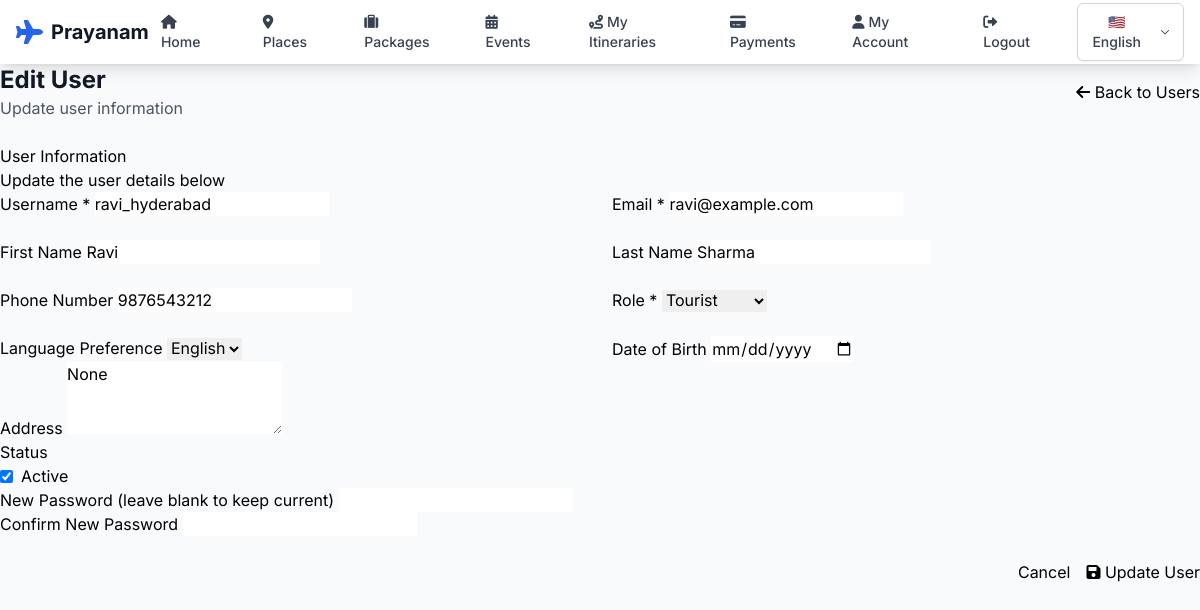
Screenshot of /admin-dashboard/users/14/edit/ (signed in) with the database file from the repository.
### accounts/models.py (models this page shows, shortened)
class User(AbstractUser):
    ROLE_CHOICES = [
        ('tourist', 'Tourist'),
        ('admin', 'Admin'),
    ]
    LANGUAGE_CHOICES = [
        ('en', 'English'),
        ('te', 'తెలుగు'),
        ('hi', 'हिन्दी'),
    ]
    role = models.CharField(max_length=10, choices=ROLE_CHOICES, default='tourist')
    language_preference = models.CharField(max_length=2, choices=LANGUAGE_CHOICES, default='en')
    phone = models.CharField(max_length=15, blank=True, null=True)
    address = models.TextField(blank=True, null=True)
    profile_picture = models.ImageField(upload_to='profile_pics/', blank=True, null=True)
    date_of_birth = models.DateField(blank=True, null=True)
    created_at = models.DateTimeField(auto_now_add=True)
    updated_at = models.DateTimeField(auto_now=True)
    @property
    def is_admin(self):
        return self.role == 'admin'

### admin_dashboard/views.py (the view)
    def wrapper(request, *args, **kwargs):
        if not request.user.is_authenticated or not request.user.is_admin:
            messages.error(request, 'Access denied. Admin privileges required.')
            return redirect('home')
        return view_func(request, *args, **kwargs)

### admin_dashboard/forms.py
class UserManagementForm(forms.ModelForm):
    class Meta:
        model = User
        fields = ['username', 'email', 'first_name', 'last_name', 'role', 'language_preference', 'phone', 'address', 'is_active']
        widgets = {
            'address': forms.Textarea(attrs={'rows': 3}),
        }

### admin_dashboard/views.py (called while the page is built)
def admin_required(view_func):
    def wrapper(request, *args, **kwargs):
        if not request.user.is_authenticated or not request.user.is_admin:
            messages.error(request, 'Access denied. Admin privileges required.')
            return redirect('home')
        return view_func(request, *args, **kwargs)
    return wrapper

### templates/admin_dashboard/edit_user.html (shortened to what this page needs)
{% extends 'admin_dashboard/base.html' %}
{% load static %}
{% block content %}
<div class="content">
    <div class="flex items-center justify-between mb-6">
        <div>
            <h1 class="text-2xl font-bold text-gray-900">Edit User</h1>
            <p class="text-gray-600">Update user information</p>
        </div>
        <a href="{% url 'admin_dashboard:user_management' %}" class="btn btn-outline">
            <i class="fas fa-arrow-left"></i>
            Back to Users
        </a>
    </div>
    <div class="card">
        <div class="card-header">
            <h3 class="card-title">User Information</h3>
            <p class="card-subtitle">Update the user details below</p>
        </div>
        <div class="card-body">
            <form method="post" data-ajax="true" action="{% url 'admin_dashboard:edit_user' user.id %}">
                <div class="grid grid-cols-1 md:grid-cols-2 gap-6">
                    <div class="form-group">
                        <label for="username" class="form-label">Username *</label>
                        <input type="text" id="username" name="username" class="form-input" value="{{ user.username }}" required>
                    </div>
                    <div class="form-group">
                        <label for="email" class="form-label">Email *</label>
                        <input type="email" id="email" name="email" class="form-input" value="{{ user.email }}" required>
                    </div>
                    <div class="form-group">
                        <label for="first_name" class="form-label">First Name</label>
                        <input type="text" id="first_name" name="first_name" class="form-input" value="{{ user.first_name }}">
                    </div>
                    <div class="form-group">
                        <label for="last_name" class="form-label">Last Name</label>
                        <input type="text" id="last_name" name="last_name" class="form-input" value="{{ user.last_name }}">
                    </div>
                    <div class="form-group">
                        <label for="phone" class="form-label">Phone Number</label>
                        <input type="tel" id="phone" name="phone" class="form-input" value="{{ user.phone }}">
                    </div>
                    <div class="form-group">
                        <label for="role" class="form-label">Role *</label>
                        <select id="role" name="role" class="form-select" required>
                            <option value="tourist" {% if user.role == 'tourist' %}selected{% endif %}>Tourist</option>
                        </select>
                    </div>
                    <div class="form-group">
                        <label for="language_preference" class="form-label">Language Preference</label>
                        <select id="language_preference" name="language_preference" class="form-select">
                            <option value="en" {% if user.language_preference == 'en' %}selected{% endif %}>English</option>
                        </select>
                    </div>
                    <div class="form-group">
                        <label for="date_of_birth" class="form-label">Date of Birth</label>
                        <input type="date" id="date_of_birth" name="date_of_birth" class="form-input" value="{{ user.date_of_birth|date:'Y-m-d' }}">
                    </div>
                </div>
                <div class="form-group">
                    <label for="address" class="form-label">Address</label>
                    <textarea id="address" name="address" class="form-textarea" rows="3">{{ user.address }}</textarea>
                </div>
                <div class="form-group">
                    <label for="is_active" class="form-label">Status</label>
                    <div class="flex items-center space-x-4">
                        <label class="flex items-center">
                            <input type="checkbox" id="is_active" name="is_active" class="form-checkbox" {% if user.is_active %}checked{% endif %}>
                            <span class="ml-2">Active</span>
                        </label>
                    </div>
                </div>
                <div class="form-group">
                    <label for="password1" class="form-label">New Password (leave blank to keep current)</label>
                    <input type="password" id="password1" name="password1" class="form-input">
                </div>
                <div class="form-group">
                    <label for="password2" class="form-label">Confirm New Password</label>
                    <input type="password" id="password2" name="password2" class="form-input">
                </div>
                <div class="flex items-center justify-end space-x-4 pt-6">
                    <a href="{% url 'admin_dashboard:user_management' %}" class="btn btn-outline">
                        Cancel
                    </a>
                    <button type="submit" class="btn btn-primary">
                        <i class="fas fa-save"></i>
                        Update User
                    </button>
                </div>
            </form>
        </div>
    </div>
</div>
{% endblock %}

### templates/base.html (style rules this page uses)
body { font-family: 'Inter', sans-serif; }

### rows the page displays
User: username "ravi_hyderabad", email "ravi@example.com", first_name "Ravi", last_name "Sharma", phone "9876543212", role "Tourist", language_preference "English", address "None", is_active "☑"
